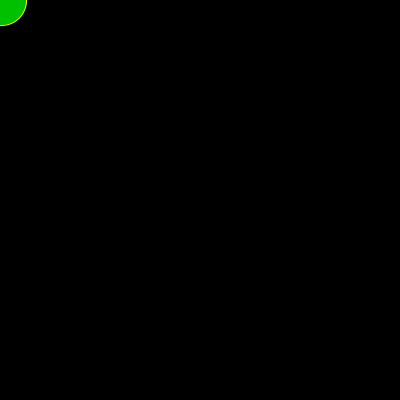
Frame 1 (no input)
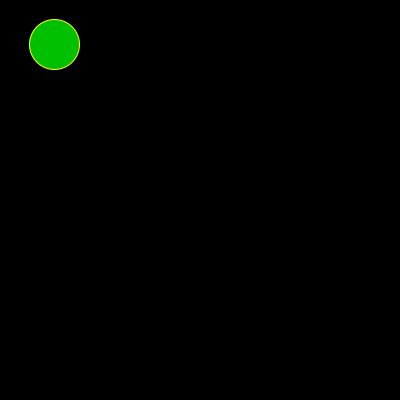
Frame 60 (the mouse pressed at the canvas centre just before this capture)
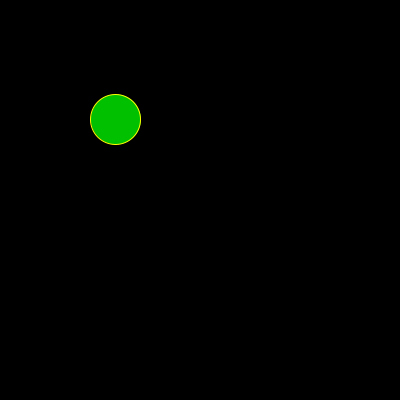
Frame 120 (the mouse held since frame 60 and released just before this capture)

The Processing sketch that drew these frames (run headless with seeded random() and noise(); from frame 60 on, the mouse is pressed at the canvas centre):

// Processing sketch: processing_83581
// ── processing_83581.pde

color strokeColor, fillColor;
PVector ellipsePos, ellipseSize, ellipseSpeed;

void setup()
{
  strokeColor = color(255,255,0);
  fillColor = color(0,192,0);
  ellipsePos = new PVector(0,0);
  ellipseSize = new PVector(50,50);
  ellipseSpeed = new PVector(1,1);
  
  size(400,400);
}

void draw()
{
  background(0,0,0);
  ellipsePos.x = ellipsePos.x+ellipseSpeed.x+random(-2,2);
  ellipsePos.y = ellipsePos.y+ellipseSpeed.y+random(-2,2);
  drawEllipse(strokeColor, fillColor, ellipsePos, ellipseSize);
}

void drawEllipse(color strClr, color flClr, PVector elPos, PVector elSize)
{
  stroke(strClr);
  fill(flClr);
  ellipse(elPos.x, elPos.y, elSize.x, elSize.y);  
}
